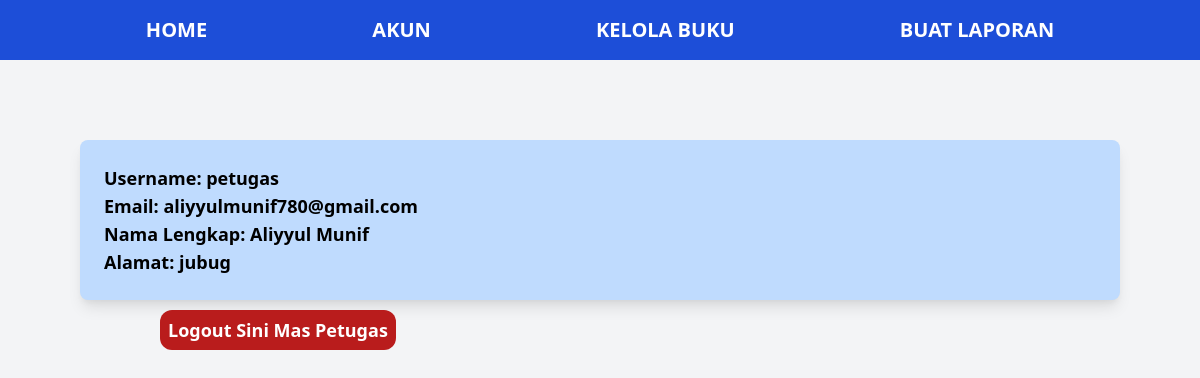
The page /petugas/akun.php (signed in) on the database its author committed.
### tables this page shows
CREATE TABLE `user` (
  `id` int(11) NOT NULL,
  `username` varchar(225) NOT NULL,
  `password` varchar(225) NOT NULL,
  `email` varchar(225) NOT NULL,
  `nama` varchar(225) NOT NULL,
  `alamat` text NOT NULL,
  `role` enum('admin','petugas','peminjam') NOT NULL
);

### petugas/akun.php (the view, shortened to what this page needs)
<?php
include "../db/db.php";
include "../include/headerpetugas.php";
$iduser = $_SESSION['petugas_id'];
$ambil = "SELECT * FROM user WHERE id='$iduser'";
$wadah = mysqli_query($kon, $ambil);
$akun = mysqli_fetch_assoc($wadah);
?>
<body>
    <div class="bg-blue-200 p-6 rounded-lg shadow-lg aspect-w-3 aspect-h-4 mx-20 mt-20">
        <h1 class="text-lg font-bold">Username: <?= $akun['username']; ?></h1>
        <h1 class="text-lg font-bold">Email: <?= $akun['email']; ?></h1>
        <h1 class="text-lg font-bold">Nama Lengkap: <?= $akun['nama']; ?></h1>
        <h1 class="text-lg font-bold">Alamat: <?= $akun['alamat']; ?></h1>
    </div>
    <div class="ml-40 mt-4">
        <a href="logout.php?id_user=<?= $akun['id']; ?>" class="text-lg font-bold bg-red-700 text-white px-2 py-2 rounded-xl">Logout Sini Mas Petugas</a>
    </div>
</body>
</html>

### rows shown on the page
user: username "petugas", email "aliyyulmunif780@gmail.com", nama "Aliyyul Munif", alamat "jubug"
